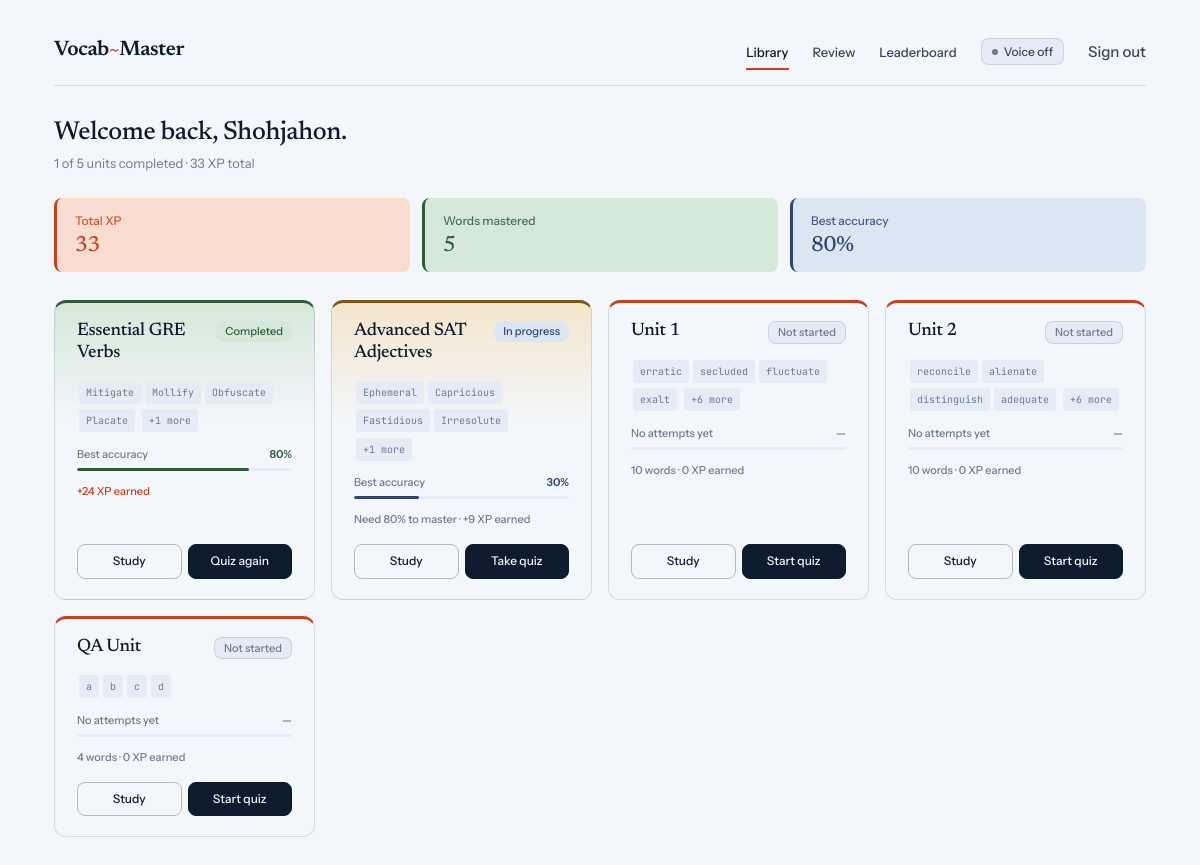
The app's page /learn/ (signed in) with its own data.
### vocab/models.py (models this page shows, shortened)
class Profile(models.Model):
    user = models.OneToOneField(User, on_delete=models.CASCADE)
    total_score = models.IntegerField(default=0)
    words_mastered = models.IntegerField(default=0)

class UnitProgress(models.Model):
    user = models.ForeignKey(User, on_delete=models.CASCADE)
    unit = models.ForeignKey(Unit, on_delete=models.CASCADE)
    is_completed = models.BooleanField(default=False)
    accuracy = models.FloatField(default=0.0)
    class Meta:
        unique_together = ('user', 'unit')

class Unit(models.Model):
    title = models.CharField(max_length=150)
    slug = models.SlugField(unique=True, blank=True)

class Flashcard(models.Model):
    unit = models.ForeignKey(Unit, on_delete=models.CASCADE, related_name='flashcards', null=True, blank=True)
    word = models.CharField(max_length=100)
    definition = models.TextField()
    part_of_speech = models.CharField(max_length=40, blank=True)
    ipa = models.CharField(max_length=120, blank=True, verbose_name='IPA pronunciation')
    example = models.TextField(blank=True, verbose_name='Example sentence')

### vocab/views.py (the view)
# urls.py: path('learn/', views.unit_hub, name='unit_hub'),
@login_required(login_url='login')
def unit_hub(request):
    units = list(Unit.objects.prefetch_related('flashcards').all())
    progress_by_unit = {
        p.unit_id: p
        for p in UnitProgress.objects.filter(user=request.user)
    }
    units_with_progress = []
    completed_count = 0
    best_accuracy = 0.0
    for u in units:
        p = progress_by_unit.get(u.id)
        if p and p.is_completed:
            completed_count += 1
        if p and p.accuracy and p.accuracy > best_accuracy:
            best_accuracy = p.accuracy
        flashcards = list(u.flashcards.all())
        accuracy = (p.accuracy if p else 0.0) or 0.0
        xp_earned = int(round(XP_PER_UNIT * (accuracy / 100)))
        units_with_progress.append({
            'unit': u,
            'progress': p,
            'preview_words': [f.word for f in flashcards[:4]],
            'extra_words': max(0, len(flashcards) - 4),
            'total_words': len(flashcards),
            'xp_earned': xp_earned,
        })
    profile = _get_or_create_profile(request.user)
    total_units = len(units)
    completion_pct = int((completed_count / total_units) * 100) if total_units else 0
    return render(request, 'vocab/quiz_hub.html', {
        'units_with_progress': units_with_progress,
        'profile': profile,
        'completed_count': completed_count,
        'total_units': total_units,
        'completion_pct': completion_pct,
        'best_accuracy': best_accuracy,
    })

### vocab/context_processors.py (called while the page is built)
def due_review_count(request):
    if not request.user.is_authenticated:
        return {}
    count = FlashcardReview.objects.filter(
        user=request.user,
        next_review__lte=timezone.now().date(),
    ).count()
    return {'due_review_count': count}

### vocab/views.py (called while the page is built)
def _get_or_create_profile(user):
    profile, _ = Profile.objects.get_or_create(user=user)
    return profile

### vocab/templates/vocab/quiz_hub.html (shortened to what this page needs)
{% extends "vocab/base.html" %}
{% block content %}
<section class="hub-greet reveal">
    <h1 class="greet-h">Welcome back, {{ user.username }}.</h1>
    <p class="greet-sub">{{ completed_count }} of {{ total_units }} units completed &middot; {{ profile.total_score }} XP total</p>
</section>
<div class="stats-grid reveal d2">
    <div class="stat tint-accent">
        <span class="stat-label">Total XP</span>
        <span class="stat-value xp">{{ profile.total_score }}</span>
    </div>
    <div class="stat tint-success">
        <span class="stat-label">Words mastered</span>
        <span class="stat-value success">{{ profile.words_mastered }}</span>
    </div>
    <div class="stat tint-info">
        <span class="stat-label">Best accuracy</span>
        <span class="stat-value info">{% if best_accuracy %}{{ best_accuracy|floatformat:0 }}%{% else %}—{% endif %}</span>
    </div>
</div>
<div class="unit-grid reveal d3">
    {% for entry in units_with_progress %}
    <article class="unit-card {% if entry.progress and entry.progress.is_completed %}is-completed{% elif entry.progress %}is-progress{% else %}is-new{% endif %}">
        <header class="uc-head">
            <a href="{% url 'unit_detail' entry.unit.slug %}" class="uc-title-link"><h3 class="uc-title">{{ entry.unit.title }}</h3></a>
            {% if entry.progress and entry.progress.is_completed %}
                <span class="badge badge-success">Completed</span>
            {% elif entry.progress %}
                <span class="badge badge-info">In progress</span>
            {% else %}
                <span class="badge badge-neutral">Not started</span>
            {% endif %}
        </header>
        <div class="uc-words">
            {% for w in entry.preview_words %}<span class="word-tag">{{ w }}</span>{% endfor %}
            {% if entry.extra_words %}<span class="word-tag">+{{ entry.extra_words }} more</span>{% endif %}
        </div>
        <div class="uc-prog">
            <div class="uc-prog-row">
                <span class="prog-label">{% if entry.progress %}Best accuracy{% else %}No attempts yet{% endif %}</span>
                <span class="prog-value {% if entry.progress.is_completed %}t-success{% elif entry.progress %}t-info{% else %}t-tertiary{% endif %}">
                    {% if entry.progress %}{{ entry.progress.accuracy|floatformat:0 }}%{% else %}—{% endif %}
                </span>
            </div>
            <div class="ptrack">
                {% if entry.progress %}
                    <div class="pfill {% if entry.progress.is_completed %}pfill-success{% else %}pfill-info{% endif %}" style="width: {{ entry.progress.accuracy }}%;"></div>
                {% endif %}
            </div>
        </div>
        <p class="uc-meta">
            {% if entry.progress and entry.progress.is_completed %}
                <span class="t-warning">+{{ entry.xp_earned }} XP earned</span>
            {% elif entry.progress %}
                Need 80% to master &middot; +{{ entry.xp_earned }} XP earned
            {% else %}
                {{ entry.total_words }} words &middot; 0 XP earned
            {% endif %}
        </p>
        <div class="uc-actions">
            <a href="{% url 'flashcards' entry.unit.slug %}" class="bs">Study</a>
            <a href="{% url 'quiz_detail' entry.unit.slug %}" class="bs bsp">{% if entry.progress and entry.progress.is_completed %}Quiz again{% elif entry.progress %}Take quiz{% else %}Start quiz{% endif %}</a>
        </div>
    </article>
    {% empty %}
    <p class="empty">No units have been added yet.</p>
    {% endfor %}
</div>
{% endblock %}

### vocab/templates/vocab/base.html (style rules this page uses)
:root { --bg: #F3F6FB; --bg-2: #E6ECF5; --bg-3: #D3DCEA; --t-primary: #0E1A2D; --t-secondary: #38465E; --t-tertiary: #6E7A91; --b-primary: #0E1A2D; --b-secondary: rgba(14, 26, 45, 0.28); --b-tertiary: rgba(14, 26, 45, 0.12); --accent: #C8401C; --accent-soft: #F8DCD0; --s-success-bg: #D6E8DA; --s-success-fg: #2F5D3A; --s-success-bd: #B5CFB9; --s-info-bg: #DCE6F2; --s-info-fg: #2D4574; --s-info-bd: #B7C5DD; --s-warning-bg: #F4E6CC; --s-warning-fg: #7E5414; --s-warning-bd: #E1C893; --s-danger-bg: #F1D9D9; --s-danger-fg: #8B1E2D; --s-danger-bd: #E0B5B5; --serif: 'Newsreader', 'Times New Roman', serif; --sans: 'Instrument Sans', system-ui, sans-serif; --mono: 'JetBrains Mono', ui-monospace, monospace; --r-sm: 5px; --r-md: 8px; --r-lg: 12px; }
*, *::before, *::after { box-sizing: border-box; }
html, body { margin: 0; padding: 0; }
body { background: var(--bg); color: var(--t-primary); font-family: var(--sans); font-size: 15px; line-height: 1.55; min-height: 100vh; -webkit-font-smoothing: antialiased; }
a { color: inherit; text-decoration: none; }
h1, h2, h3, h4 { font-family: var(--serif); font-weight: 500; letter-spacing: -0.02em; line-height: 1.1; margin: 0; }
p { margin: 0 0 1em; }
.stat { background: var(--bg-2); border-radius: var(--r-md); padding: 14px 18px; display: flex; flex-direction: column; gap: 4px; border-left: 3px solid transparent; }
.stat.tint-accent { background: var(--accent-soft); border-left-color: var(--accent); }
.stat.tint-success { background: var(--s-success-bg); border-left-color: var(--s-success-fg); }
.stat.tint-info { background: var(--s-info-bg); border-left-color: var(--s-info-fg); }
.stat-label { font-size: 12px; color: var(--t-tertiary); font-weight: 500; }
.stat.tint-accent .stat-label { color: var(--accent); opacity: 0.85; }
.stat.tint-success .stat-label { color: var(--s-success-fg); opacity: 0.85; }
.stat.tint-info .stat-label { color: var(--s-info-fg); opacity: 0.85; }
.stat-value { font-size: 22px; font-weight: 500; line-height: 1.1; color: var(--t-primary); font-family: var(--serif); letter-spacing: -0.015em; }
.stat-value.xp { color: var(--accent); }
.stat-value.success { color: var(--s-success-fg); }
.stat-value.info { color: var(--s-info-fg); }
.badge { display: inline-flex; align-items: center; font-size: 11px; font-weight: 500; padding: 2px 9px; border-radius: var(--r-md); white-space: nowrap; line-height: 1.5; }
.badge-success { background: var(--s-success-bg); color: var(--s-success-fg); }
.badge-info { background: var(--s-info-bg); color: var(--s-info-fg); }
.badge-neutral { background: var(--bg-2); color: var(--t-tertiary); border: 0.5px solid var(--b-tertiary); }
.word-tag { display: inline-block; margin: 1px 2px; font-family: var(--mono); font-size: 10px; color: var(--t-tertiary); background: var(--bg-2); padding: 2px 7px; border-radius: 4px; }
.ptrack { height: 3px; background: var(--bg-2); border-radius: 4px; overflow: hidden; }
.pfill { height: 100%; border-radius: 4px; transition: width 0.3s; }
.pfill-success { background: var(--s-success-fg); }
.pfill-info { background: var(--s-info-fg); }
.t-success { color: var(--s-success-fg); }
.t-info { color: var(--s-info-fg); }
.t-warning { color: var(--accent); }
.t-tertiary { color: var(--t-tertiary); }
.reveal { animation: rise 0.5s cubic-bezier(0.2, 0.7, 0.2, 1) both; }
.reveal.d2 { animation-delay: 0.06s; }
.reveal.d3 { animation-delay: 0.12s; }

### records on screen
Profile: total_score "33", words_mastered "5"
UnitProgress: accuracy "80"
Unit: unit "Essential GRE Verbs", shows "Completed", extra_words "1", shows "Best accuracy", progress.accuracy "80", xp_earned "24", shows "Quiz again"
Flashcard: preview_words "Mitigate"
Flashcard: preview_words "Mollify"
Flashcard: preview_words "Obfuscate"
Flashcard: preview_words "Placate"
Unit: unit "Advanced SAT Adjectives", shows "In progress", extra_words "1", shows "Best accuracy", progress.accuracy "30", xp_earned "9", shows "Take quiz"
Flashcard: preview_words "Ephemeral"
Flashcard: preview_words "Capricious"
Flashcard: preview_words "Fastidious"
Flashcard: preview_words "Irresolute"
Unit: unit "Unit 1", shows "Not started", extra_words "6", shows "No attempts yet", total_words "10", shows "Start quiz"
Flashcard: preview_words "erratic"
Flashcard: preview_words "secluded"
Flashcard: preview_words "fluctuate"
Flashcard: preview_words "exalt"
Unit: unit "Unit 2", shows "Not started", extra_words "6", shows "No attempts yet", total_words "10", shows "Start quiz"
Flashcard: preview_words "reconcile"
Flashcard: preview_words "alienate"
Flashcard: preview_words "distinguish"
Flashcard: preview_words "adequate"
Unit: unit "QA Unit", shows "Not started", preview_words "a" "b" "c" "d", shows "No attempts yet", total_words "4", shows "Start quiz"

### other values on screen
{{ user.username }} "Shohjahon"
{{ completed_count }} "1"
{{ total_units }} "5"
